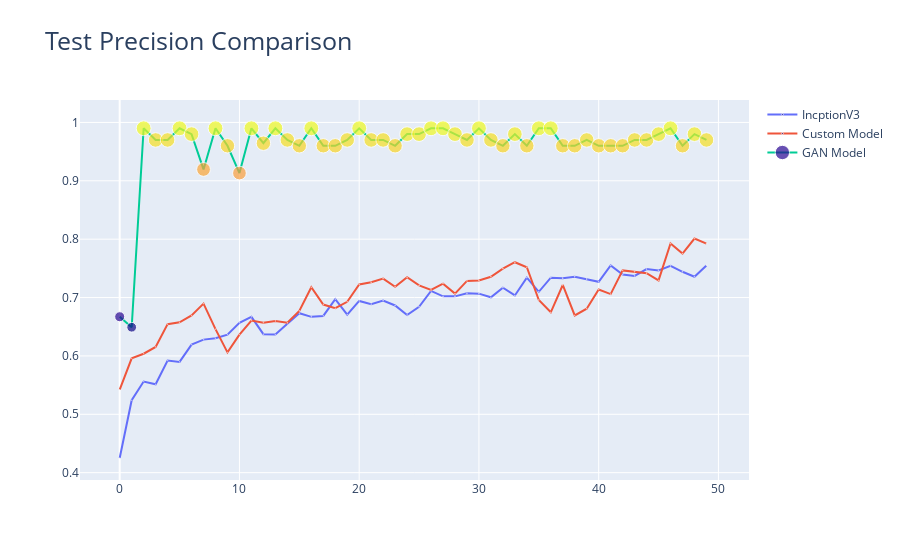

Notebook source saved alongside this figure:
### Code cell
fig = go.Figure(data=go.Scatter(
    y=history_model_InceptionV3.history["precision"],
    mode='lines+markers',
    marker=dict(size=np.array(history_model_InceptionV3.history["precision"]),
                color=np.array(history_model_InceptionV3.history["precision"])*50),
    name="IncptionV3"
))


fig.add_trace(go.Scatter(
    y=history_custom_model.history["precision_1"],
    mode='lines+markers',
    marker=dict(size=np.array(history_custom_model.history["precision_1"]),
                color=np.array(history_custom_model.history["precision_1"])*50),
    name="Custom Model"
))

fig.add_trace(go.Scatter(
    y=gan_precison,
    mode='lines+markers',
    marker=dict(size=np.array(gan_precison)*15,
                color=np.array(gan_precison)*50),
    name="GAN Model"
))


fig.update_layout(title=go.layout.Title(text="Test Precision Comparison",
                                        font=go.layout.title.Font(size=25)))

fig.show()
